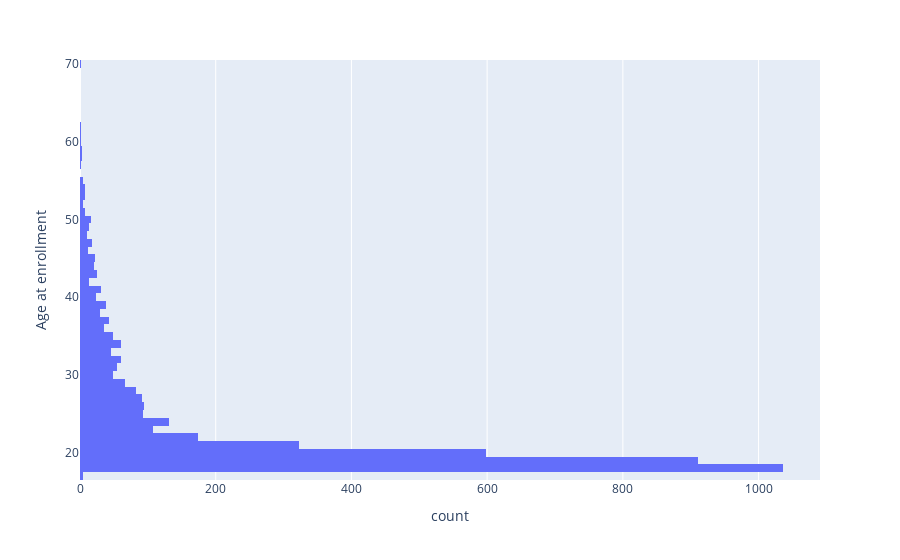

Notebook source saved alongside this figure:
### Code cell
fig = px.histogram(df1, y='Age at enrollment')
fig.show()

### Figure 1 — Plotly figure (JSON) as saved in the notebook; plotly's stock layout.template omitted (floating-point values rounded to 4 significant figures; data arrays with more than 128 entries replaced by an {"elided": "..."} marker saying what was removed)
{"data": [{"alignmentgroup": "True", "bingroup": "y", "hovertemplate": "count=%{x}<br>Age at enrollment=%{y}<extra></extra>", "legendgroup": "", "marker": {"color": "#636efa", "pattern": {"shape": ""}}, "name": "", "offsetgroup": "", "orientation": "h", "showlegend": false, "type": "histogram", "xaxis": "x", "y": {"elided": "4424 int values"}, "yaxis": "y"}], "layout": {"barmode": "relative", "legend": {"tracegroupgap": 0}, "margin": {"t": 60}, "xaxis": {"anchor": "y", "domain": [0, 1], "title": {"text": "count"}}, "yaxis": {"anchor": "x", "domain": [0, 1], "title": {"text": "Age at enrollment"}}}}
